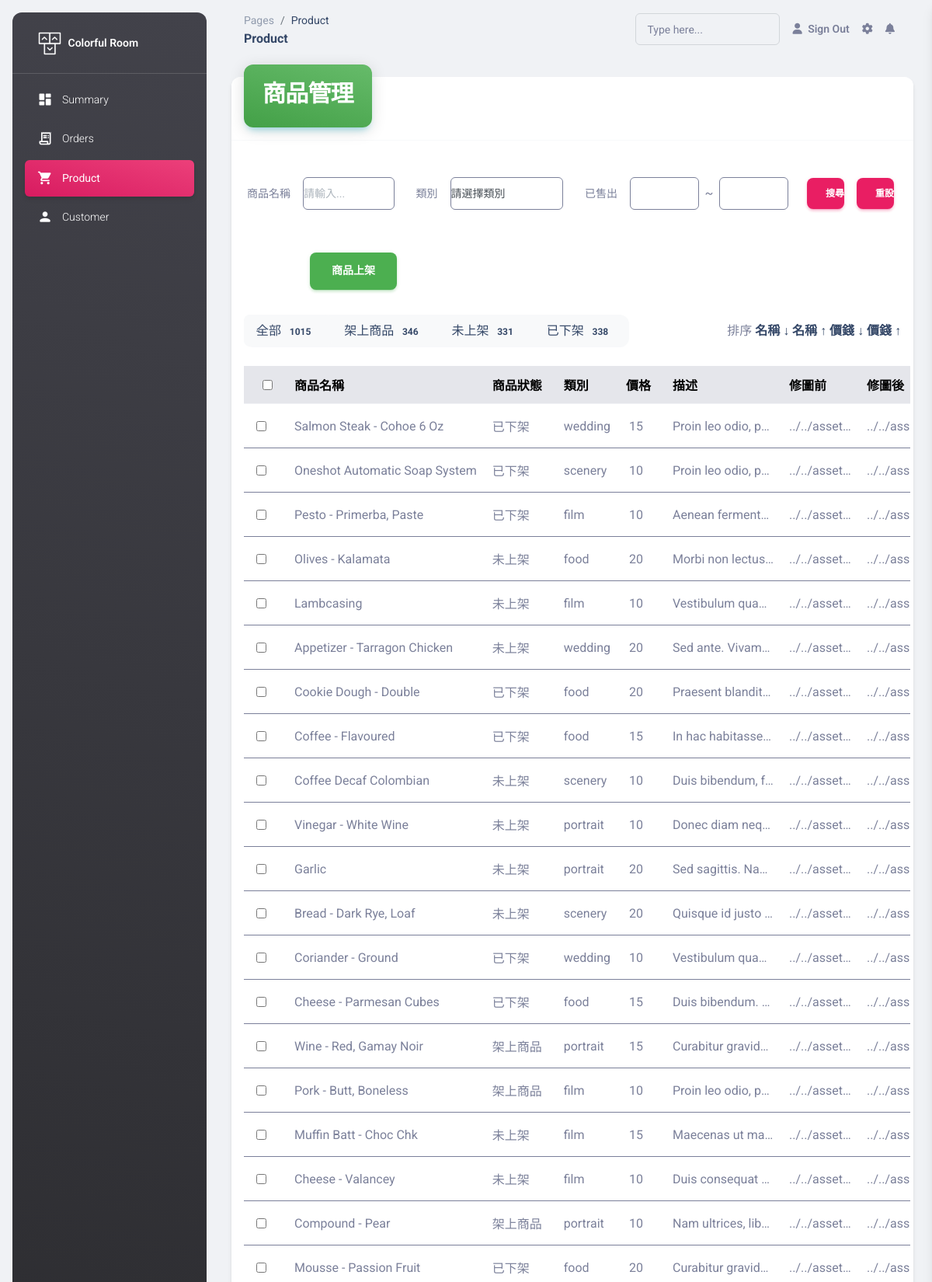
/pages/product/product.php (upper part), run on the app's committed database.
### tables this page shows
CREATE TABLE `products` (
  `id` int(11) NOT NULL,
  `category_id` int(11) DEFAULT NULL,
  `name` varchar(50) DEFAULT NULL,
  `price` int(11) DEFAULT NULL,
  `descriptions` text DEFAULT NULL,
  `image_before` varchar(50) DEFAULT NULL,
  `image_after` varchar(50) DEFAULT NULL,
  `dng_pkg` varchar(50) DEFAULT NULL,
  `sold_total` int(11) DEFAULT NULL,
  `create_date` date DEFAULT NULL,
  `auto_create_date` date DEFAULT NULL,
  `auto_delete_date` date DEFAULT NULL,
  `valid` int(11) DEFAULT NULL
);

CREATE TABLE `category` (
  `category_id` int(6) UNSIGNED NOT NULL,
  `category_name` varchar(30) NOT NULL,
  `category_description` varchar(30) NOT NULL
);

### pages/product/product.php (the view, shortened to what this page needs)
<head>
    <link href="https://unpkg.com/bootstrap-table@1.19.1/dist/bootstrap-table.min.css" rel="stylesheet">
</head>
<?php
require_once("../../components/pdo-connect.php");
$sqlValidAll = "SELECT COUNT(valid) FROM products ";
$stmt = $db_host->prepare($sqlValidAll);
$stmt->execute();
$rowAll = $stmt->fetchAll(PDO::FETCH_ASSOC);
$sqlValid0 = "SELECT COUNT(valid) FROM products WHERE valid=0";
$stmt = $db_host->prepare($sqlValid0);
$stmt->execute();
$row0 = $stmt->fetchAll(PDO::FETCH_ASSOC);
$sqlValid1 = "SELECT COUNT(valid) FROM products WHERE valid=1";
$stmt = $db_host->prepare($sqlValid1);
$stmt->execute();
$row1 = $stmt->fetchAll(PDO::FETCH_ASSOC);
$sqlValid2 = "SELECT COUNT(valid) FROM products WHERE valid=2";
$stmt = $db_host->prepare($sqlValid2);
$stmt->execute();
$row2 = $stmt->fetchAll(PDO::FETCH_ASSOC);
if (isset($_GET["order"])) {
    $order = $_GET["order"];
    if ($order === "nameDesc") {
        $sql = " SELECT products. *,category. * FROM products
  JOIN category ON products.category_id = category.category_id ORDER BY name DESC LIMIT 50";
    } else if ($order === "nameAsc") {
        $sql = " SELECT products. *,category. * FROM products
  JOIN category ON products.category_id = category.category_id ORDER BY name ASC LIMIT 50";
    } else if ($order === "priceAsc") {
        $sql = " SELECT products. *,category. * FROM products
  JOIN category ON products.category_id = category.category_id ORDER BY price ASC LIMIT 50";
    } else if ($order === "priceDesc") {
        $sql = " SELECT products. *,category. * FROM products
  JOIN category ON products.category_id = category.category_id ORDER BY price DESC LIMIT 50";
    }
    $stmt = $db_host->prepare($sql);
    try {
        $stmt->execute();
        $rows = $stmt->fetchAll(PDO::FETCH_ASSOC);
    } catch (PDOException $e) {
        echo $e->getMessage();
    }
}
else {
    $sql = "SELECT products. *,category. * FROM products
  JOIN category ON products.category_id = category.category_id LIMIT 50
  ";
    $stmt = $db_host->prepare($sql);
    try {
        $stmt->execute();
        $rows = $stmt->fetchAll(PDO::FETCH_ASSOC);
    } catch (PDOException $e) {
        echo $e->getMessage();
    }
}
?>
<?php include "../../template/head.php"; ?>
<?php include "../../template/body-aside.php";
?>
<?php include "../../template/body-main-header.php" ?>
<div class="container-fluid py-4">
    <div class="row">
        <div class="col">
            <div class="card">
                <div class="card-header d-flex p-3 pt-2">
                    <div class="d-flex align-items-center align-content-center bg-gradient-success shadow-info text-center border-radius-xl mt-n4">
                        <p class="h3 text-white px-4 py-3">商品管理</p>
                    </div>
                </div>
                <hr class="dark horizontal my-0">
                <div class="card-body p-3">
                    <form action="product.php" method="get">
                        <div class="row mt-3 justify-content-evenly">
                            <div class="col-lg-3 d-flex align-items-center ">
                                <label class="my-0 me-3 form-label text-nowrap" id="search">商品名稱</label>
                                <input type="search" class="form-control border border-secondary " id="search" name="s" value="<?php if (isset($search)) echo $search; ?>" placeholder="請輸入...">
                            </div>
                            <div class="col-lg-3 d-flex align-items-center ">
                                <label class="my-0 me-3 form-label text-nowrap" id="cate">類別</label>
                                <select name="cate" id="cate" class="form-control border border-secondary">
                                    <option selected>請選擇類別</option>
                                </select>
                            </div>
                            <div class="col-lg-4 d-flex align-items-center ">
                                <label class="me-3 my-0 text-nowrap" id="sold">已售出</label>
                                <input class="form-control border border-secondary" type="text" id="sold" name="sold_min" value="<?php if (isset($sold_min)) echo $sold_min; ?>">
                                <span class="mx-2">~</span>
                                <input class="form-control border border-secondary" type="text" id="sold" name="sold_max" value="<?php if (isset($sold_max)) echo $sold_max; ?>">
                            </div>
                            <div class="col-lg-2 d-flex align-items-center ">
                                <button type="submit" class="btn btn-primary text-nowrap m-0">搜尋</button>
                                <a type="reset" class="btn btn-primary m-0 text-nowrap m-3" role="button" href="product.php">重設</a>
                            </div>
                        </div>
                    </form>
                    <div class="col-lg-4 d-flex justify-content-center">
                        <a class="btn btn-lg btn-success my-4" role="button" href="product-add.php">商品上架</a>
                    </div>
                    <div class="d-flex mt-2 justify-content-between">
                        <ul class="nav nav-pills category-list mb-2">
                            <li class="nav-item <?php if (isset($view)) echo "active"; ?>">
                                <a class="nav-link " aria-current="page" href="product.php?view">全部<span class="badge text-dark"><?php echo $rowAll[0]["COUNT(valid)"]; ?></span></a>
                            </li>
                            <li class="nav-item <?php if (isset($valid) && $valid === "1") echo "active"; ?>">
                                <a class="nav-link " href="product.php?valid=1">架上商品<span class="badge text-dark"><?php echo $row1[0]["COUNT(valid)"]; ?></span></span></a>
                            </li>
                            <li class="nav-item <?php if (isset($valid) && $valid === "2") echo "active"; ?>">
                                <a class="nav-link " href="product.php?valid=2">未上架<span class="badge text-dark"><?php echo $row2[0]["COUNT(valid)"];; ?></span></a>
                            </li>
                            <li class="nav-item <?php if (isset($valid) && $valid === "0") echo "active"; ?>">
                                <a class="nav-link " href="product.php?valid=0">已下架<span class="badge text-dark"><?php echo $row0[0]["COUNT(valid)"];; ?></span></a>
                            </li>
                        </ul>
                        <div class="py-2 d-flex justify-content-end order-block">
                            <div>排序
                                <a class="<?php if (isset($order) && $order === "nameDesc") echo "active" ?> font-weight-bold" href="product.php?order=nameDesc">名稱 ↓</a>
                                <a class="<?php if (isset($order) && $order === "nameAsc") echo "active" ?> font-weight-bold" href="product.php?order=nameAsc">名稱 ↑</a>
                                <a class="<?php if (isset($order) && $order === "priceDesc") echo "active" ?> font-weight-bold" href="product.php?order=priceDesc">價錢 ↓</a>
                                <a class="<?php if (isset($order) && $order === "priceAsc") echo "active" ?> font-weight-bold" href="product.php?order=priceAsc">價錢 ↑</a>
                            </div>
                        </div>
                    </div>
                    <div class="row product-list table-responsive">
                        <div class="col-lg-12 mb-3">
                            <table class="table table-hover table-lg align-items-center mt-3">
                                <thead>
                                    <tr class="table-secondary">
                                        <th class="active">
                                            <input type="checkbox" class="select-all checkbox" name="select-all" />
                                        </th>
                                        <th class="align-middle ps-1" scope="col">商品名稱</th>
                                        <th class="align-middle ps-1" scope="col">商品狀態</th>
                                        <th class="align-middle ps-1" scope="col">類別</th>
                                        <th class="align-middle ps-1" scope="col">價格</th>
                                        <th class="align-middle ps-1" style="max-width: 150px;" scope="col">描述</th>
                                        <th class="align-middle ps-1" style="max-width: 100px;" scope="col">修圖前</th>
                                        <th class="align-middle ps-1" style="max-width: 100px;" scope="col">修圖後</th>
                                    </tr>
                                </thead>
                                <?php foreach ($rows as $value) : ?>
                                    <tbody>
                                        <tr>
                                            <td class="active p-3">
                                                <input type="checkbox" class="select-item checkbox" name="select-item" />
                                            </td>
                                            <td class="ps-1 p-3"><?= $value["name"] ?></td>
                                            <td class="ps-1 p-3"><?php switch ($value["valid"]):
                                                                        case "0":
                                                                            echo "已下架";
                                                                            break;
                                                                        case "1":
                                                                            echo "架上商品";
                                                                            break;
                                                                        case "2":
                                                                            echo "未上架";
                                                                            break;
                                                                    ?>
                                                <?php endswitch; ?>
                                            </td>
                                            <td class="ps-1 p-3"><?= $value["category_name"] ?></td>
                                            <td class="ps-1p-3"><?= $value["price"] ?></td>
                                            <td class="ps-1 col-2 text-truncate p-3" style="max-width: 150px;"><?= $value["descriptions"] ?></td>
                                            <td class="ps-1 col-2 text-truncate p-3" style="max-width: 100px;"><?= $value["image_before"] ?></td>
                                            <td class="ps-1 col-2 text-truncate p-3" style="max-width: 100px;"><?= $value["image_after"] ?></td>
                                        </tr>
                                    </tbody>
                                <?php endforeach; ?>
                            </table>
                        </div>
                    </div>
                </div>
            </div>
        </div>
    </div>
</div>
<?php include "../../template/body-main-footer.php" ?>
<?php include "../../template/body-corner.php" ?>

### data on the page
products: name "Salmon Steak - Cohoe 6 Oz", valid "已下架", category.category_name "wedding", price "15", descriptions "Proin leo odio, p…", image_before "../../asset…", image_after "../../asset…"
products: name "Oneshot Automatic Soap System", valid "已下架", category.category_name "scenery", price "10", descriptions "Proin leo odio, p…", image_before "../../asset…", image_after "../../asset…"
products: name "Pesto - Primerba, Paste", valid "已下架", category.category_name "film", price "10", descriptions "Aenean ferment…", image_before "../../asset…", image_after "../../asset…"
products: name "Olives - Kalamata", valid "未上架", category.category_name "food", price "20", descriptions "Morbi non lectus…", image_before "../../asset…", image_after "../../asset…"
products: name "Lambcasing", valid "未上架", category.category_name "film", price "10", descriptions "Vestibulum qua…", image_before "../../asset…", image_after "../../asset…"
products: name "Appetizer - Tarragon Chicken", valid "未上架", category.category_name "wedding", price "20", descriptions "Sed ante. Vivam…", image_before "../../asset…", image_after "../../asset…"
products: name "Cookie Dough - Double", valid "已下架", category.category_name "food", price "20", descriptions "Praesent blandit…", image_before "../../asset…", image_after "../../asset…"
products: name "Coffee - Flavoured", valid "已下架", category.category_name "food", price "15", descriptions "In hac habitasse…", image_before "../../asset…", image_after "../../asset…"
products: name "Coffee Decaf Colombian", valid "未上架", category.category_name "scenery", price "10", descriptions "Duis bibendum, f…", image_before "../../asset…", image_after "../../asset…"
products: name "Vinegar - White Wine", valid "未上架", category.category_name "portrait", price "10", descriptions "Donec diam neq…", image_before "../../asset…", image_after "../../asset…"
products: name "Garlic", valid "未上架", category.category_name "portrait", price "20", descriptions "Sed sagittis. Na…", image_before "../../asset…", image_after "../../asset…"
products: name "Bread - Dark Rye, Loaf", valid "未上架", category.category_name "scenery", price "20", descriptions "Quisque id justo…", image_before "../../asset…", image_after "../../asset…"
products: name "Coriander - Ground", valid "已下架", category.category_name "wedding", price "10", descriptions "Vestibulum qua…", image_before "../../asset…", image_after "../../asset…"
products: name "Cheese - Parmesan Cubes", valid "已下架", category.category_name "food", price "15", descriptions "Duis bibendum.…", image_before "../../asset…", image_after "../../asset…"
products: name "Wine - Red, Gamay Noir", valid "架上商品", category.category_name "portrait", price "15", descriptions "Curabitur gravid…", image_before "../../asset…", image_after "../../asset…"
products: name "Pork - Butt, Boneless", valid "架上商品", category.category_name "film", price "10", descriptions "Proin leo odio, p…", image_before "../../asset…", image_after "../../asset…"
products: name "Muffin Batt - Choc Chk", valid "未上架", category.category_name "film", price "15", descriptions "Maecenas ut ma…", image_before "../../asset…", image_after "../../asset…"
products: name "Cheese - Valancey", valid "未上架", category.category_name "film", price "10", descriptions "Duis consequat…", image_before "../../asset…", image_after "../../asset…"
products: name "Compound - Pear", valid "架上商品", category.category_name "portrait", price "10", descriptions "Nam ultrices, lib…", image_before "../../asset…", image_after "../../asset…"
products: name "Mousse - Passion Fruit", valid "已下架", category.category_name "food", price "20", descriptions "Curabitur gravid…", image_before "../../asset…", image_after "../../asset…"

### other printed values
$rowAll[0]["COUNT(valid)"] "1015"
$row1[0]["COUNT(valid)"] "346"
$row2[0]["COUNT(valid)"] "331"
$row0[0]["COUNT(valid)"] "338"
